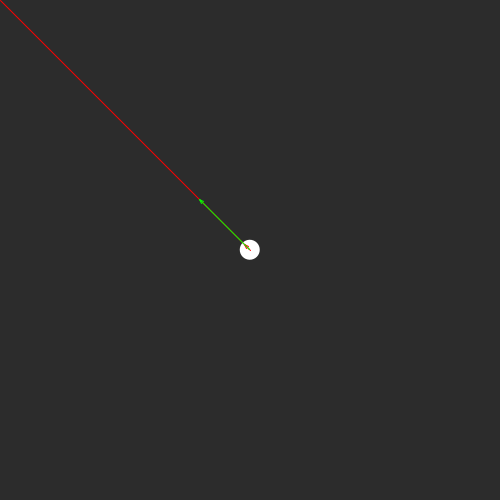
Frame 1 (no input)
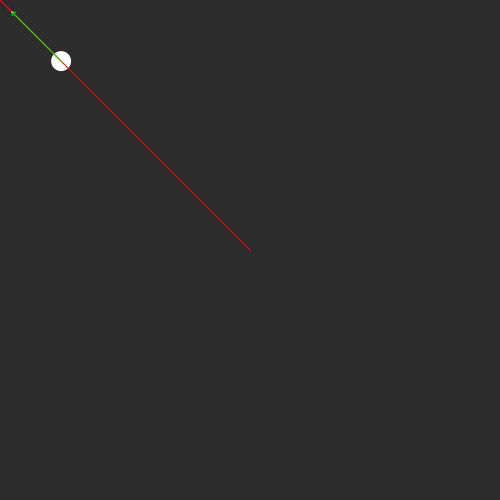
Frame 60 (the mouse pressed at the canvas centre just before this capture)
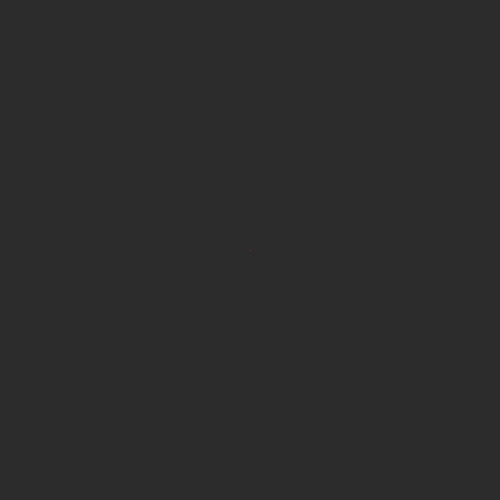
Frame 120 (the mouse held since frame 60 and released just before this capture)

The Processing sketch that drew these frames (run headless with seeded random() and noise(); from frame 60 on, the mouse is pressed at the canvas centre):

// Processing sketch: processing_77528
// ── processing_77528.pde

PVector position;
PVector velocity;

void setup() {
  size(500, 500); 
  frameRate(25);
  smooth();
  
  position = new PVector(width/2, height/2);
  velocity = new PVector(0, 0);
}

void draw() {
  background(44);

  PVector mouseDirection = new PVector(mouseX, mouseY);
  PVector centerPoint = new PVector(width * 0.5, height * 0.5);
  mouseDirection.sub(centerPoint);
  mouseDirection.mult(0.001);
  
  velocity.add(mouseDirection);
  velocity.limit(5);

  position.add(velocity);

  noStroke();
  fill(255);

  ellipse(position.x, position.y, 20, 20);
  
  /* Draw mouse direction */
  stroke(255, 0, 0);
  line(width/2, height/2, mouseX, mouseY);
  
 
  /* Draw vectors (DO NOT COPY)  */
  stroke(255, 0, 0);
  drawVector(velocity, position, 20);
  stroke(0, 255, 0);
  drawVector(mouseDirection, position, 200);

}

void drawVector(PVector vec, PVector base, float len) {
  pushMatrix();
  float arrowSize = 4;
  translate(base.x, base.y);
  rotate(vec.heading2D());
  float lineLength = vec.mag() * len;
  line(0, 0, lineLength, 0);
  line(lineLength, 0,lineLength - arrowSize, arrowSize * 0.5);
  line(lineLength, 0,lineLength - arrowSize,-arrowSize * 0.5);
  popMatrix();
}
